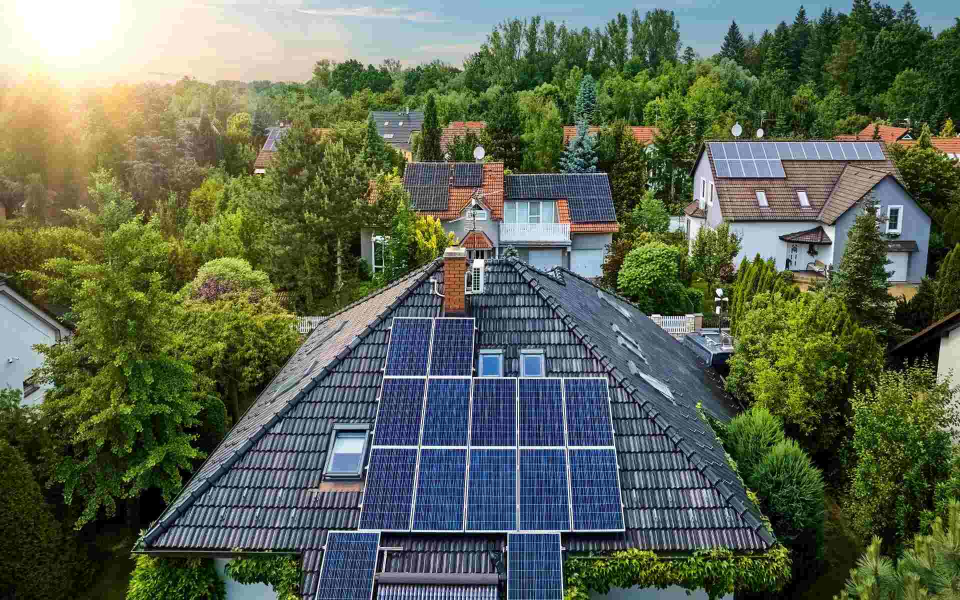
#> input picture Facebook Ads/Stock Photos/Solar Panel Home 3.jpg, 1920 x 1200 px, found by its file name (shown at 1/2 size)
$ python make_solterra_copy.py
#> lines starting #> are read from the running program, lines starting #| are printed output that depends on the picture
#!/usr/bin/env python3
"""
HelioFlo Facebook Ad — Solterra-Style (Design System v2)
Applies: 8px grid, negative tracking on display text, pill CTA button,
single-accent discipline, surface-ladder for card tints.
1080 × 1350 px  |  Meta Feed 4:5
"""
from PIL import Image, ImageDraw, ImageFont, ImageEnhance
import os, textwrap

W, H = 1080, 1350

# ── Brand colours ─────────────────────────────────────────────────────
C_RED   = (181,  69,  27)   # Uluru Red — THE single accent (CTA only)
C_TEAL  = (  0, 201, 167)   # Electric Teal — Mid-Market tier only
C_GOLD  = (212, 168,  71)   # Spinifex Gold — Premium tier only
C_WHITE = (255, 255, 255)
C_DARK  = ( 20,  16,  26)   # Near-black (#14101A)
C_BODY  = ( 60,  56,  66)   # Body text
C_MUTED = (140, 135, 125)   # Secondary / muted text
C_CREAM = (255, 252, 247)   # Surface level 0 (canvas)

# Card header bars — deeper, distinct from accent
HDR_RED  = (145,  42,  14)
HDR_TEAL = (  0, 115,  95)
HDR_GOLD = (138,  90,   8)

# Card content tints — surface ladder Level 1 (very pale)
TINT_RED  = (255, 246, 242)
TINT_TEAL = (240, 255, 252)
TINT_GOLD = (255, 253, 238)

# Info box backgrounds (dark, distinct per personality)
IB = [(0, 92, 76), (26, 30, 20), (96, 66, 8), (136, 20, 8)]

F_GB = '/System/Library/Fonts/Supplemental/Georgia Bold.ttf'
F_GI = '/System/Library/Fonts/Supplemental/Georgia Italic.ttf'
F_HV = '/System/Library/Fonts/Helvetica.ttc'

BASE = '/Users/pierreliu/HelioFlo'
OUT  = os.path.join(BASE, 'Facebook Ads', 'HelioFlo Ad — Solterra Style.png')

# ── Section heights (8px grid) ────────────────────────────────────────
HERO_H = 480   # ÷8 = 60 ✓
BAND_H =  48   # ÷8 =  6 ✓
CARD_H = 344   # ÷8 = 43 ✓
INFO_H = 288   # ÷8 = 36 ✓
CTA_H  =  80   # ÷8 = 10 ✓
FOOT_H = 110   # remainder (1350 is not ÷8)
# 480+48+344+288+80+110 = 1350 ✓

Y_BAND  = HERO_H
Y_CARDS = Y_BAND  + BAND_H    # 528
Y_INFO  = Y_CARDS + CARD_H    # 872
Y_CTA   = Y_INFO  + INFO_H    # 1160
Y_FOOT  = Y_CTA   + CTA_H     # 1240

# ── Spacing tokens — 8px base grid ───────────────────────────────────
SP = {'xs': 4, 'sm': 8, 'md': 16, 'lg': 24, 'xl': 32, 'xxl': 48}


def tbbox(font, text):
    bb = font.getbbox(text)
    return bb[2]-bb[0], bb[3]-bb[1]


# [12 lines left out: functions remove_white, fit_into, not called in this run]


def load_logo(h=52):
    logo = Image.open(f'{BASE}/brand_assets/HelioFlo_Logo.PNG').convert('RGBA')
    w = int(h * logo.width / logo.height)
    return logo.resize((w, h), Image.LANCZOS)


# [39 lines left out: functions tracked_text, pill_button, tick_circle, draw_badge_circle, not called in this run]


# ═══════════════════════════════════════════════════════════════════
# 1. HERO  (0 → 480)
# ═══════════════════════════════════════════════════════════════════
canvas = Image.new('RGBA', (W, H), C_CREAM)
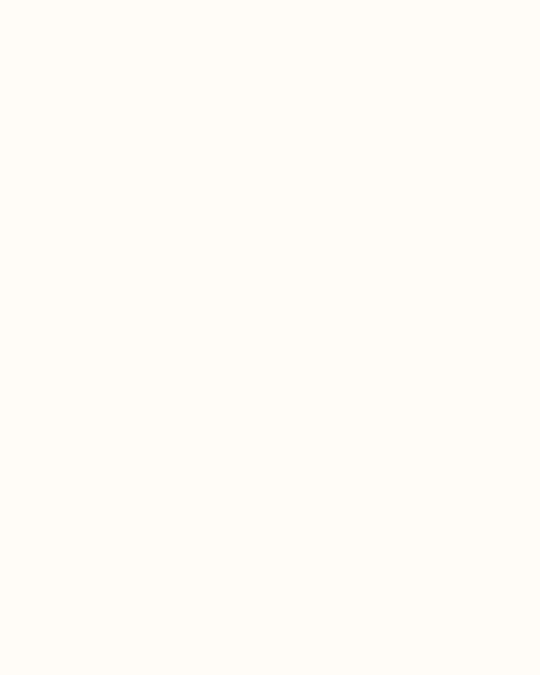
#> canvas: PIL image 1080x1350 RGBA (shown at 1/2 size); mean R, G, B, A 255, 252, 247, 255

# Photo — scale to full width, center-crop to HERO_H
bg = Image.open(f'{BASE}/Facebook Ads/Stock Photos/Solar Panel Home 3.jpg').convert('RGB')
#> bg is the input picture: PIL image 1920x1200 RGB; mean R, G, B 92, 102.3, 82.5
bw0, bh0 = bg.size
#> bw0 = 1920; bh0 = 1200
bg = bg.resize((W, int(bh0*W/bw0)), Image.LANCZOS)
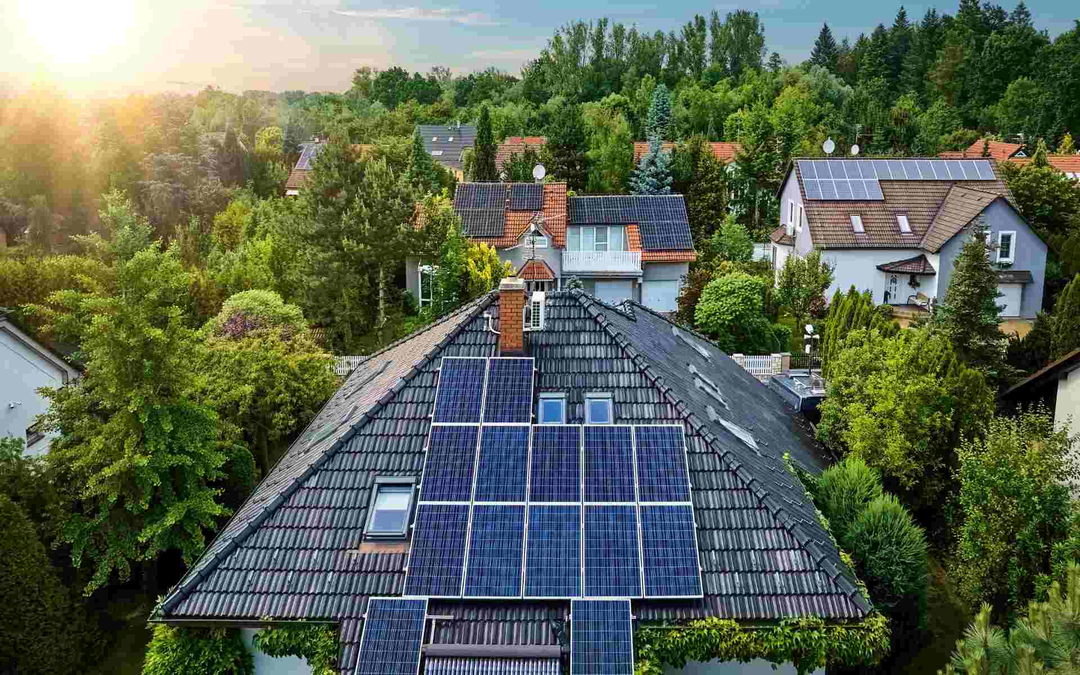
#> bg: PIL image 1080x675 RGB; mean R, G, B 92, 102.3, 82.6
oy = (bg.height - HERO_H) // 2
#> oy = 97
bg = bg.crop((0, oy, W, oy+HERO_H))
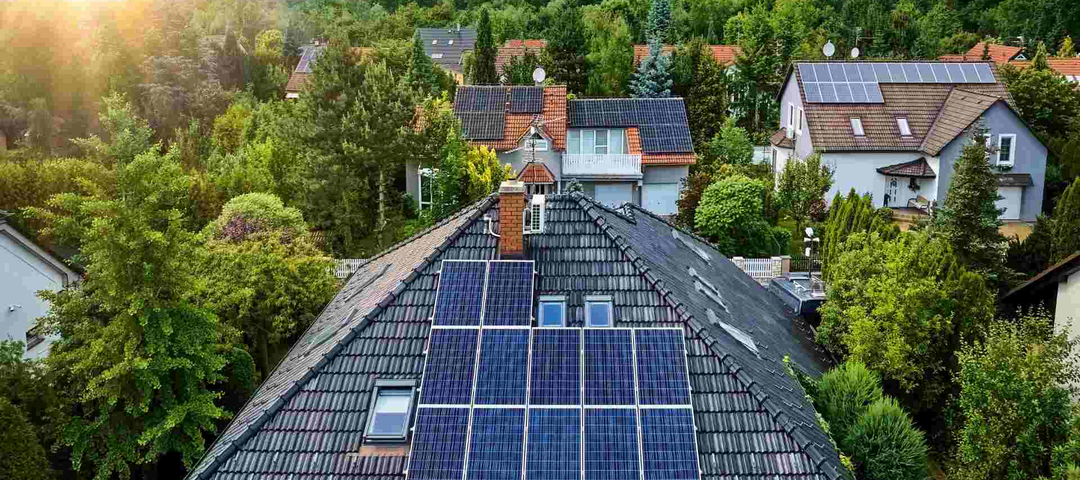
#> bg: PIL image 1080x480 RGB; mean R, G, B 88.5, 97.2, 74.2
bg = ImageEnhance.Brightness(bg).enhance(0.88)
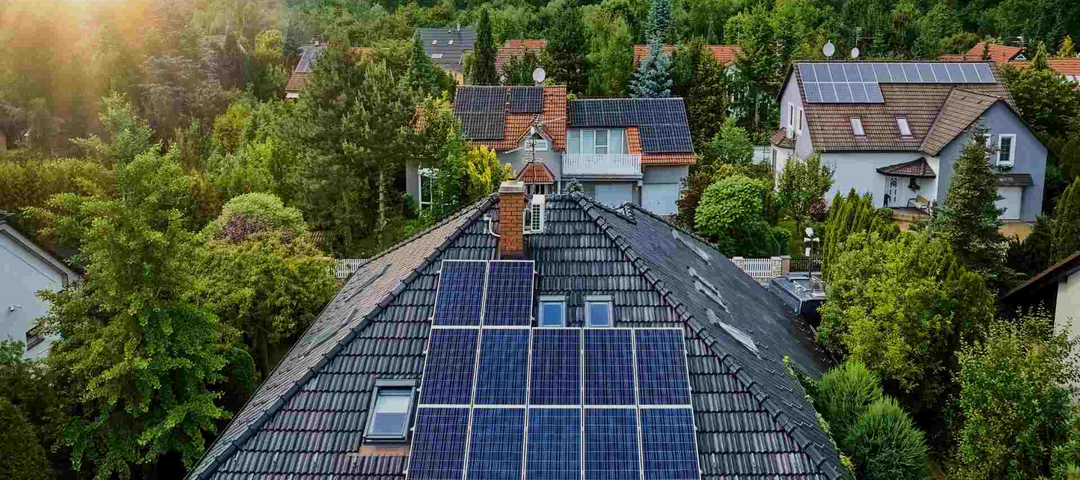
#> bg: PIL image 1080x480 RGB; mean R, G, B 77.4, 85, 64.8
bg = ImageEnhance.Color(bg).enhance(1.10)
canvas.alpha_composite(bg.convert('RGBA'), dest=(0, 0))
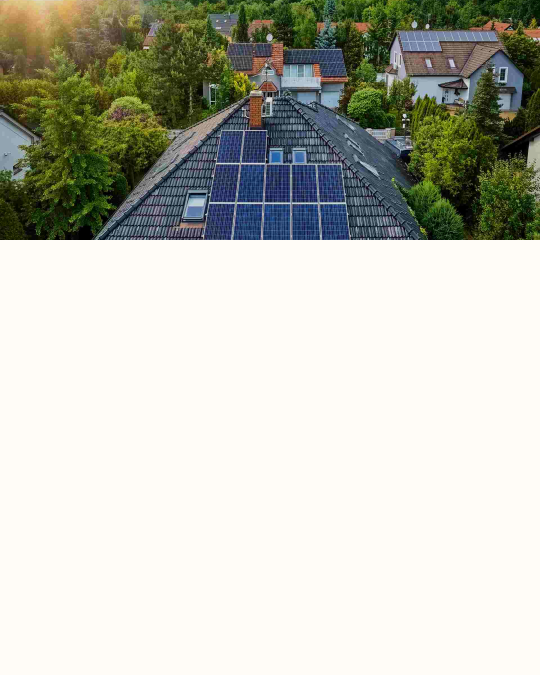
#> canvas: PIL image 1080x1350 RGBA (shown at 1/2 size); mean R, G, B, A 191.6, 192.6, 181.6, 255

# Cream gradient overlay — left two-thirds for text legibility
ov = Image.new('RGBA', (W, HERO_H), (0,0,0,0))
#> ov: PIL image 1080x480 RGBA; every value is 0
ovd = ImageDraw.Draw(ov)
for x in range(W):
    t = x / W
    a = int(242 * max(0, 1 - (t/0.52)**2.0))
    ovd.line([(x,0),(x,HERO_H)], fill=(*C_CREAM, a))
canvas.alpha_composite(ov, dest=(0,0))
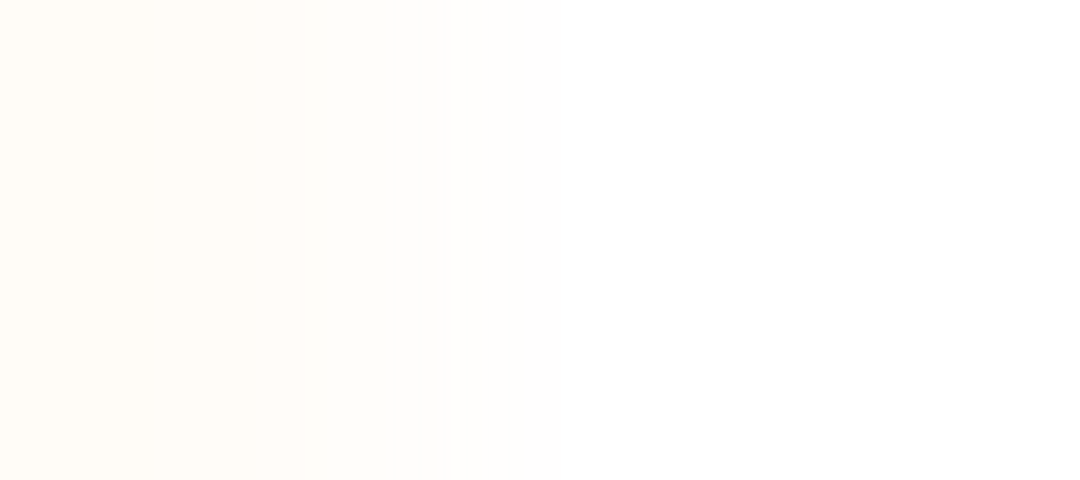
#> ov: PIL image 1080x480 RGBA; mean R, G, B, A 255, 252, 247, 83.7; transparent parts drawn white
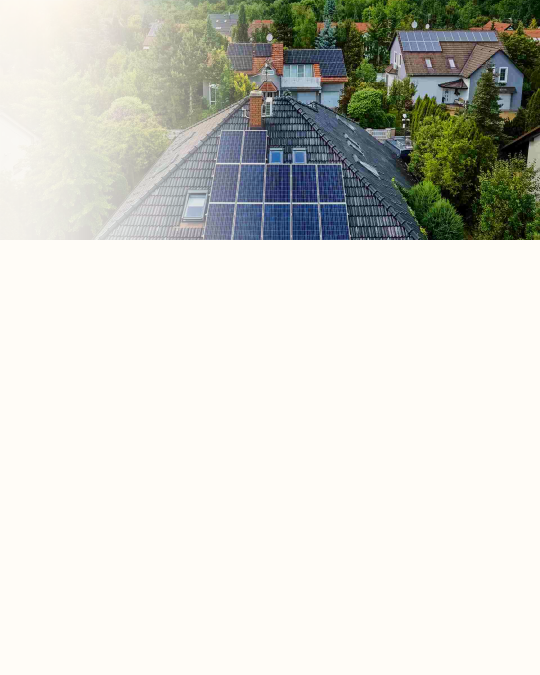
#> canvas: PIL image 1080x1350 RGBA (shown at 1/2 size); mean R, G, B, A 211.2, 211.5, 204.2, 255

d = ImageDraw.Draw(canvas)

# 4px brand-red accent stripe at very top
d.rectangle([0, 0, W, 4], fill=(*C_RED, 255))

# HelioFlo logo — 24px from left (8px grid: SP['lg'])
logo = load_logo(48)
#> (the run stopped early here; a loop or call above may not have finished)
